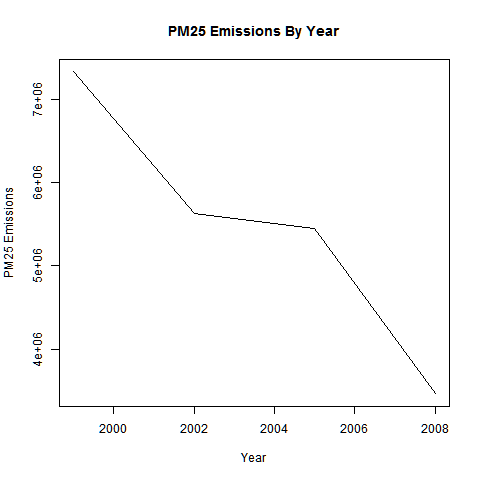

The R source for this figure:
source("./udf.R")

plot1 <- function(dframes=NULL){
	packages <- c("dplyr")
	packagechecks <- checkPackages(packages)

	if(is.null(dframes)){
		dframes <- loaddata()
	}

	pmdf <- data.frame(dframes[1])
	summary <- data.frame(dframes[2])

	emissions.by.year <- aggregate(summary$Emissions, 
		by = list(summary$year), 
		FUN = "sum")

	emissions.by.year <- dplyr::rename(emissions.by.year, 
		yr = Group.1, 
		pm25 = x)

	# Set bg color transparent
	par(bg = "transparent")

	# Start device
	png(file = "plot1.png", width=1200, height=800)

	# Draw plot 1
	with(emissions.by.year, 
		plot(emissions.by.year$yr, emissions.by.year$pm25, 
			type = "l", 
			main = "PM25 Emissions By Year", 
			xlab="Year", 
			ylab="PM25 Emissions")
		)

	# Close the device
	dev.off()

}

plot1()
#Answer, YES, emissions have decreased